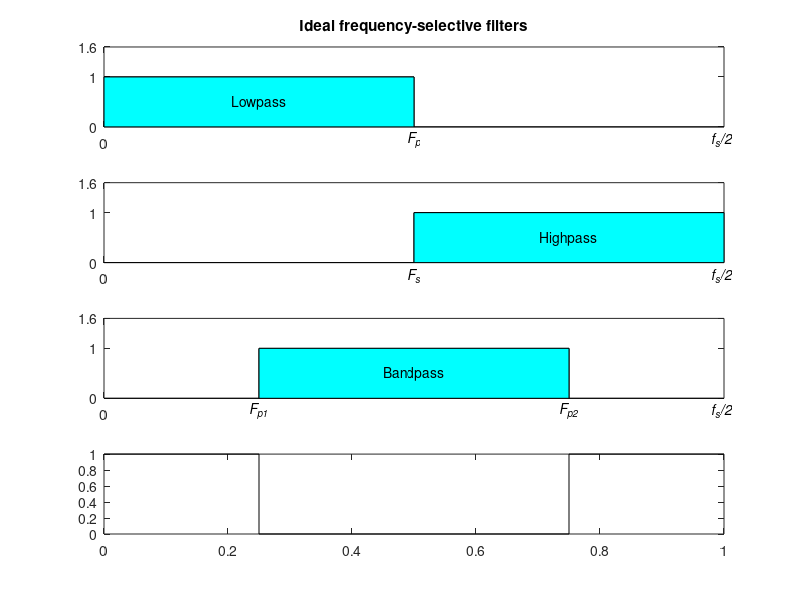

This chart was generated by the following MATLAB code: (Note: this script raises an error after producing the figure.)
function fig5_5

% FIGURE 5.5:  Basic frequency-selective filters 

clc
clear
fprintf ('Figure 5.5: Basic frequency-selective filters\n')

% Lowpass

figure
subplot(4,1,1)
fs = 2;
F_p = 0.5;
y = 1.6;
plot ([0 F_p F_p fs/2],[1 1 0 0],'k')
axis ([0 fs/2 0 y])
hold on
fill ([0 F_p F_p 0],[0 0 1 1],'c')
dx = 0.01;
dy = 0.24;
text (F_p-dx,-dy,'\it{F_p}')
text (1-2*dx,-dy,'\it{f_s/2}')
set (gca,'Xtick',0)
set (gca,'Ytick',[0 1 y])
text (F_p/2,0.5,'Lowpass','HorizontalAlignment','center')
title ('Ideal frequency-selective filters')

% Highpass

subplot(4,1,2)
F_s = 0.5;
plot ([0 F_s F_s fs/2],[0 0 1 1],'k')
axis ([0 fs/2 0 y])
hold on
fill ([F_s fs/2 fs/2 F_s],[0 0 1 1],'c')
text (F_p-dx,-dy,'\it{F_s}')
text (1-2*dx,-dy,'\it{f_s/2}')
set (gca,'Xtick',0)
set (gca,'Ytick',[0 1 y])
text ((F_s + fs/2)/2,0.5,'Highpass','HorizontalAlignment','center')

% Bandpass

subplot(4,1,3)
Fp = [.25 .75];
plot ([0 Fp(1) Fp(1) Fp(2) Fp(2) fs/2],[0 0 1 1 0 0],'k')
axis ([0 fs/2 0 y])
hold on
fill ([Fp(1) Fp(2) Fp(2) Fp(1)],[0 0 1 1],'c')
text (Fp(1)-1.5*dx,-dy,'\it{F_{p1}}')
text (Fp(2)-1.5*dx,-dy,'\it{F_{p2}}')
text (1-2*dx,-dy,'\it{f_s/2}')
set (gca,'Xtick',0)
set (gca,'Ytick',[0 1 y])
text ((Fp(1)+ Fp(2))/2,0.5,'Bandpass','HorizontalAlignment','center')

% Bandstop

subplot(4,1,4)
Fs = [.25 .75];
plot ([0 Fs(1) Fs(1) Fs(2) Fs(2) fs/2],[1 1 0 0 1 1],'k')
f_labels ('','{\itf }(Hz)','')
axis ([0 fs/2 0 y])
hold on
fill ([0 Fs(1) Fs(1) 0],[0 0 1 1],'c')
fill ([Fs(2) fs/2 fs/2 Fs(2)],[0 0 1 1],'c')
text (Fs(1)-1.5*dx,-dy,'\it{F_{s1}}')
text (Fs(2)-1.5*dx,-dy,'\it{F_{s2}}')
text (1-2*dx,-dy,'\it{f_s/2}')
set (gca,'Xtick',0)
set (gca,'Ytick',[0 1 y])
text (Fs(1)/2,0.5,'Bandstop','HorizontalAlignment','center')
text ((Fs(2) + fs/2)/2,0.5,'Bandstop','HorizontalAlignment','center')
f_wait
